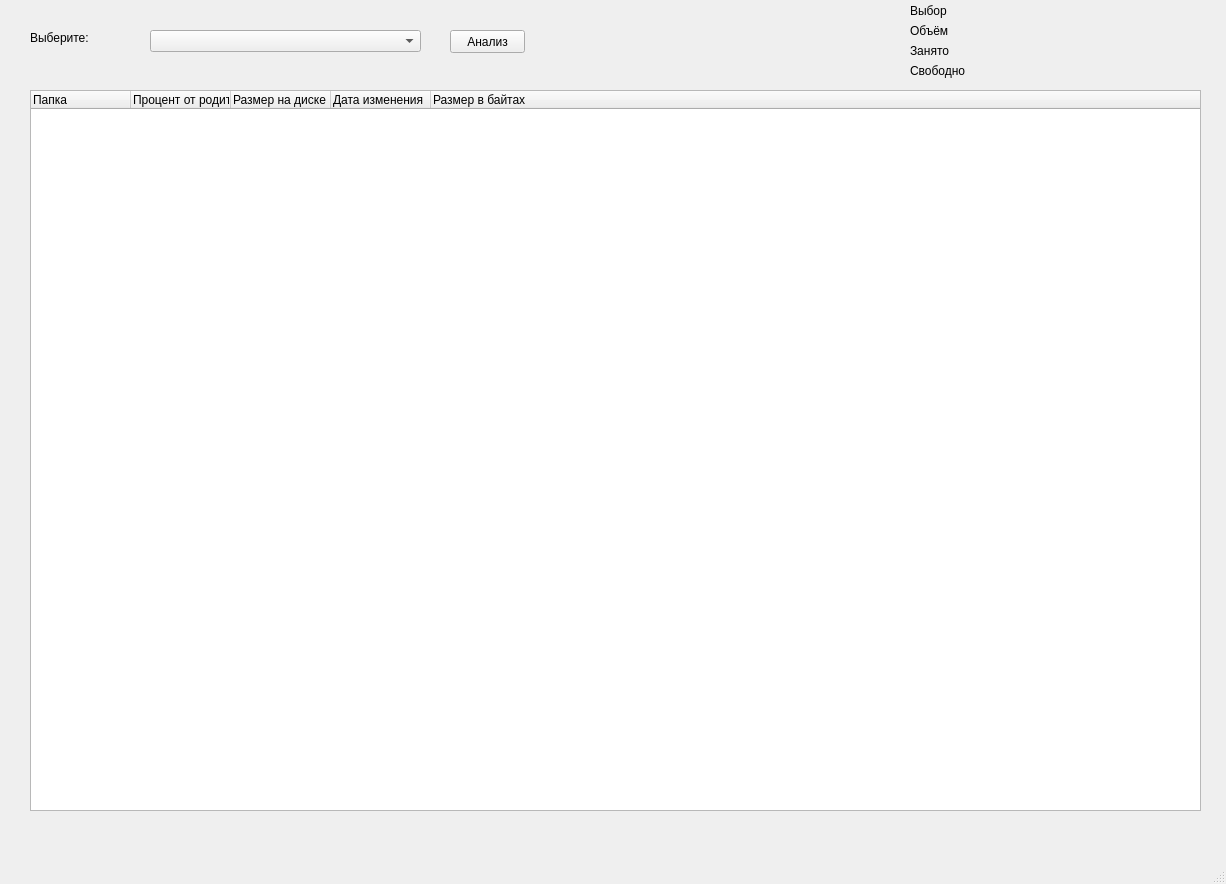
<?xml version="1.0" encoding="UTF-8"?>
<ui version="4.0">
 <class>MainWindow</class>
 <widget class="QMainWindow" name="MainWindow">
  <property name="geometry">
   <rect>
    <x>0</x>
    <y>0</y>
    <width>1226</width>
    <height>884</height>
   </rect>
  </property>
  <property name="windowTitle">
   <string>MainWindow</string>
  </property>
  <widget class="QWidget" name="centralwidget">
   <widget class="QTreeWidget" name="treeWidget">
    <property name="geometry">
     <rect>
      <x>30</x>
      <y>90</y>
      <width>1171</width>
      <height>721</height>
     </rect>
    </property>
    <column>
     <property name="text">
      <string>Папка</string>
     </property>
    </column>
    <column>
     <property name="text">
      <string>Процент от родителя</string>
     </property>
    </column>
    <column>
     <property name="text">
      <string>Размер на диске</string>
     </property>
    </column>
    <column>
     <property name="text">
      <string>Дата изменения</string>
     </property>
    </column>
    <column>
     <property name="text">
      <string>Размер в байтах</string>
     </property>
    </column>
   </widget>
   <widget class="QLabel" name="label">
    <property name="geometry">
     <rect>
      <x>30</x>
      <y>30</y>
      <width>91</width>
      <height>16</height>
     </rect>
    </property>
    <property name="text">
     <string>Выберите:</string>
    </property>
   </widget>
   <widget class="QPushButton" name="pushButton">
    <property name="geometry">
     <rect>
      <x>450</x>
      <y>30</y>
      <width>75</width>
      <height>23</height>
     </rect>
    </property>
    <property name="text">
     <string>Анализ</string>
    </property>
   </widget>
   <widget class="QComboBox" name="comboBox">
    <property name="geometry">
     <rect>
      <x>150</x>
      <y>30</y>
      <width>271</width>
      <height>22</height>
     </rect>
    </property>
   </widget>
   <widget class="QWidget" name="layoutWidget">
    <property name="geometry">
     <rect>
      <x>910</x>
      <y>60</y>
      <width>261</width>
      <height>22</height>
     </rect>
    </property>
    <layout class="QHBoxLayout" name="horizontalLayout">
     <item>
      <widget class="QLabel" name="free_text">
       <property name="text">
        <string>Свободно</string>
       </property>
      </widget>
     </item>
     <item>
      <spacer name="horizontalSpacer_4">
       <property name="orientation">
        <enum>Qt::Horizontal</enum>
       </property>
       <property name="sizeHint" stdset="0">
        <size>
         <width>108</width>
         <height>20</height>
        </size>
       </property>
      </spacer>
     </item>
     <item>
      <widget class="QLabel" name="free_value">
       <property name="text">
        <string/>
       </property>
      </widget>
     </item>
    </layout>
   </widget>
   <widget class="QWidget" name="layoutWidget">
    <property name="geometry">
     <rect>
      <x>910</x>
      <y>40</y>
      <width>261</width>
      <height>22</height>
     </rect>
    </property>
    <layout class="QHBoxLayout" name="horizontalLayout_2">
     <item>
      <widget class="QLabel" name="occupied_text">
       <property name="text">
        <string>Занято</string>
       </property>
      </widget>
     </item>
     <item>
      <spacer name="horizontalSpacer_3">
       <property name="orientation">
        <enum>Qt::Horizontal</enum>
       </property>
       <property name="sizeHint" stdset="0">
        <size>
         <width>180</width>
         <height>20</height>
        </size>
       </property>
      </spacer>
     </item>
     <item>
      <widget class="QLabel" name="occupied_value">
       <property name="text">
        <string/>
       </property>
      </widget>
     </item>
    </layout>
   </widget>
   <widget class="QWidget" name="layoutWidget">
    <property name="geometry">
     <rect>
      <x>910</x>
      <y>20</y>
      <width>261</width>
      <height>22</height>
     </rect>
    </property>
    <layout class="QHBoxLayout" name="horizontalLayout_3">
     <item>
      <widget class="QLabel" name="size_text">
       <property name="text">
        <string>Объём</string>
       </property>
      </widget>
     </item>
     <item>
      <spacer name="horizontalSpacer">
       <property name="orientation">
        <enum>Qt::Horizontal</enum>
       </property>
       <property name="sizeHint" stdset="0">
        <size>
         <width>108</width>
         <height>20</height>
        </size>
       </property>
      </spacer>
     </item>
     <item>
      <widget class="QLabel" name="size_value">
       <property name="text">
        <string/>
       </property>
      </widget>
     </item>
    </layout>
   </widget>
   <widget class="QWidget" name="layoutWidget">
    <property name="geometry">
     <rect>
      <x>910</x>
      <y>0</y>
      <width>261</width>
      <height>22</height>
     </rect>
    </property>
    <layout class="QHBoxLayout" name="horizontalLayout_4">
     <item>
      <widget class="QLabel" name="choose">
       <property name="text">
        <string>Выбор</string>
       </property>
      </widget>
     </item>
     <item>
      <spacer name="horizontalSpacer_2">
       <property name="orientation">
        <enum>Qt::Horizontal</enum>
       </property>
       <property name="sizeHint" stdset="0">
        <size>
         <width>207</width>
         <height>17</height>
        </size>
       </property>
      </spacer>
     </item>
     <item>
      <widget class="QLabel" name="disk_chosen">
       <property name="text">
        <string/>
       </property>
      </widget>
     </item>
    </layout>
   </widget>
  </widget>
  <widget class="QMenuBar" name="menubar">
   <property name="geometry">
    <rect>
     <x>0</x>
     <y>0</y>
     <width>1226</width>
     <height>21</height>
    </rect>
   </property>
  </widget>
  <widget class="QStatusBar" name="statusbar"/>
 </widget>
 <resources/>
 <connections/>
</ui>
